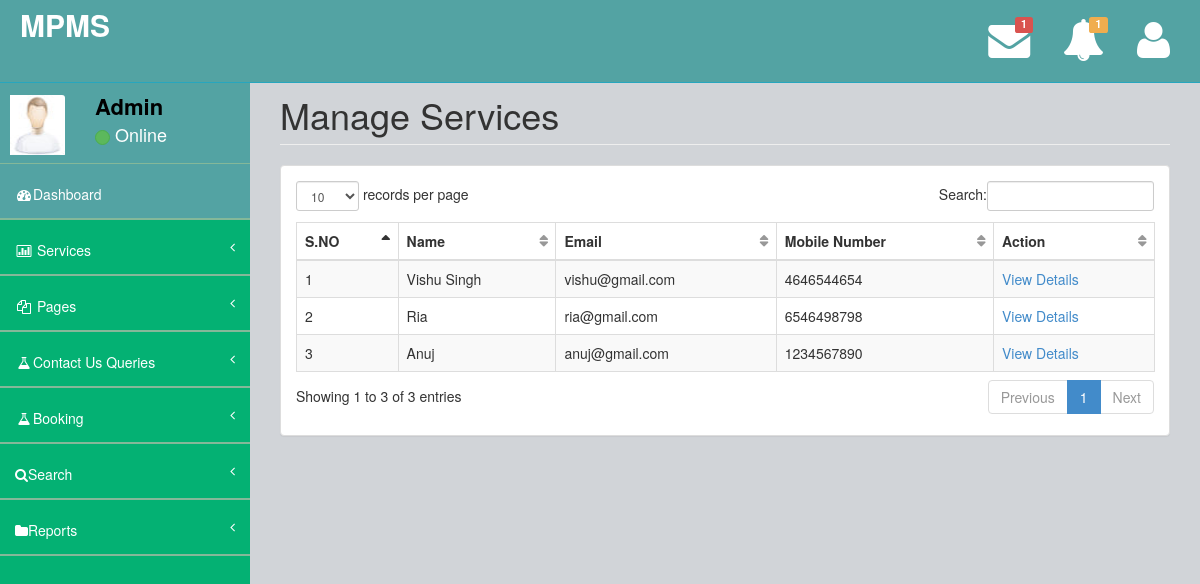
Screenshot of /mpms/admin/read-queries.php (signed in) with the database file from the repository.
### tables this page shows
CREATE TABLE `tblcontact` (
  `ID` int(10) NOT NULL,
  `Name` varchar(200) DEFAULT NULL,
  `Telephone` bigint(10) DEFAULT NULL,
  `Email` varchar(120) DEFAULT NULL,
  `Subject` mediumtext DEFAULT NULL,
  `Message` mediumtext DEFAULT NULL,
  `RequestDate` timestamp NULL DEFAULT current_timestamp(),
  `IsRead` int(5) DEFAULT NULL
);

### mpms/admin/read-queries.php (the view, shortened to what this page needs)
<?php
include('includes/dbconnection.php');
if (strlen($_SESSION['mpmsaid']==0)) {
  header('location:logout.php');
  } else{
  ?>
<!DOCTYPE html>
<html>
<head>
    <link href="assets/plugins/bootstrap/bootstrap.css" rel="stylesheet" />
    <link href="assets/font-awesome/css/font-awesome.css" rel="stylesheet" />
    <link href="assets/plugins/pace/pace-theme-big-counter.css" rel="stylesheet" />
  <link href="assets/css/style.css" rel="stylesheet" />
      <link href="assets/css/main-style.css" rel="stylesheet" />
    <link href="assets/plugins/dataTables/dataTables.bootstrap.css" rel="stylesheet" />
</head>
<body>
    <div id="wrapper">
       <?php include_once('includes/header.php');?>
        <?php include_once('includes/sidebar.php');?>
        <div id="page-wrapper">
            <div class="row">
                <div class="col-lg-12">
                    <h1 class="page-header">Manage Services</h1>
                </div>
            </div>
            <div class="row">
                <div class="col-lg-12">
                    <div class="panel panel-default">
                        <div class="panel-body">
                            <div class="table-responsive">
                                <table class="table table-striped table-bordered table-hover" id="dataTables-example">
                                    <thead>
                                        <tr>
                                            <th>S.NO</th>
                                            <th>Name</th>
                                            <th>Email</th>
                                            <th>Mobile Number</th>
                                            <th>Action</th>
                                        </tr>
                                    </thead>
                                    <tbody>
                                        <?php
$sql="SELECT * from tblcontact  where IsRead='1'";
$query = $dbh -> prepare($sql);
$query->execute();
$results=$query->fetchAll(PDO::FETCH_OBJ);
$cnt=1;
if($query->rowCount() > 0)
{
foreach($results as $row)
{               ?>
                                       <tr>
                  <td><?php echo htmlentities($cnt);?></td>
            <td><?php  echo htmlentities($row->Name);?></td>
                  <td><?php  echo htmlentities($row->Email);?></td>
                  <td><?php  echo htmlentities($row->Telephone);?></td>
                  <td><a href="view-queries.php?viewid=<?php echo htmlentities ($row->ID);?>">View Details</a></td>
                </tr>
               <?php $cnt=$cnt+1;}} ?>
                                    </tbody>
                                </table>
                            </div>
                        </div>
                    </div>
                </div>
            </div>
        </div>
    </div>
</body>
</html>
<?php }  ?>

### mpms/admin/includes/sidebar.php (shortened to what this page needs)
<?php
include('includes/dbconnection.php');
?>
        <nav class="navbar-default navbar-static-side" role="navigation">
            <div class="sidebar-collapse">
                <ul class="nav" id="side-menu">
                    <li>
                        <div class="user-section">
                            <div class="user-section-inner">
                                <img src="assets/img/user.jpg" alt="">
                            </div>
                            <div class="user-info">
                                <?php
$aid=$_SESSION['mpmsaid'];
$sql="SELECT AdminName from  tbladmin where ID=:aid";
$query = $dbh -> prepare($sql);
$query->bindParam(':aid',$aid,PDO::PARAM_STR);
$query->execute();
$results=$query->fetchAll(PDO::FETCH_OBJ);
$cnt=1;
if($query->rowCount() > 0)
{
foreach($results as $row)
{               ?>
                                <div><strong><?php  echo $row->AdminName;?></strong></div>
                                <div class="user-text-online">
                                    <span class="user-circle-online btn btn-success btn-circle "></span>&nbsp;Online
                                </div>
                            </div>
                            <?php $cnt=$cnt+1;}} ?>
                        </div>
                    </li>
                    <li class="selected">
                        <a href="dashboard.php"><i class="fa fa-dashboard fa-fw"></i>Dashboard</a>
                    </li>
                    <li>
                        <a href="#"><i class="fa fa-bar-chart-o fa-fw"></i> Services<span class="fa arrow"></span></a>
                    </li>
                    <li>
                        <a href="#"><i class="fa fa-files-o fa-fw"></i> Pages<span class="fa arrow"></span></a>
                    </li>
                     <li>
                        <a href="#"><i class="fa fa-flask fa-fw"></i>Contact Us Queries<span class="fa arrow"></span></a>
                    </li>
                     <li>
                        <a href="#"><i class="fa fa-flask fa-fw"></i>Booking<span class="fa arrow"></span></a>
                    </li>
                    <li>
                        <a href="search-booking.php"><i class="fa fa-search"></i>Search<span class="fa arrow"></span></a>
                        </li>
                         <li>
                        <a href="#"><i class="fa fa-folder"></i>Reports<span class="fa arrow"></span></a>
                    </li>
                </ul>
            </div>
        </nav>

### mpms/admin/assets/css/style.css (style rules this page uses)
body { background-color: #f8f8f8; }
#wrapper { width: 100%; margin-top: 55px!important; background-color:#04B173; }
#page-wrapper { padding: 0 15px; min-height: 568px; background-color:rgb(209, 212, 216); }
.navbar-static-side ul li { border-bottom:1px solid #84B899 !important; }
.arrow { float: right; }
.fa.arrow:before { content: "\f104"; }
@media (min-width:768px) { .navbar-static-side { z-index: 1; position: absolute; width: 250px; } }
table.dataTable thead .sorting, table.dataTable thead .sorting_asc:after, table.dataTable thead .sorting_desc, table.dataTable thead .sorting_asc_disabled, table.dataTable thead .sorting_desc_disabled { background: transparent; }
table.dataTable thead .sorting_asc:after { content: "\f0de"; float: right; font-family: fontawesome; }
table.dataTable thead .sorting:after { content: "\f0dc"; float: right; font-family: fontawesome; color: rgba(50,50,50,.5); }
.btn-circle { width: 30px; height: 30px; padding: 6px 0; border-radius: 15px; text-align: center; font-size: 12px; line-height: 1.428571429; }

### mpms/admin/assets/css/main-style.css (style rules this page uses)
.user-section-inner { height: 65px; width: 65px; -moz-border-radius: 3px; -webkit-border-radius: 3px; border-radius: 3px; overflow: hidden; display: inline-block; float: left; margin-right: 15px; margin-top: 20px; }
.user-section-inner img { margin-left:10px; width:55px; height:60px; }
.user-info { display: block; color:#000!important; display: inline-block; padding: 15px; margin-bottom: 0px }
.user-text-online { font-size:18px; color:#fff }
.user-circle-online { width: 15px!important; height: 15px!important; }
.nav > li > a { padding: 20px 15px; }
#side-menu { background-color:#04B173; }
#side-menu a { color:#fff; border-bottom: 1px solid #84B899 !important; height: 55px; }
.selected { background-color:rgb(83, 163, 163); }
.navbar-default { border-color: #27A6BE; }
@media (min-width:768px) { #page-wrapper { position: inherit; margin: 0 0 0 250px; padding: 0 30px; min-height: 1000px; } }

### rows the page displays
tblcontact: Name "Vishu Singh", Email "vishu@gmail.com", Telephone "4646544654"
tblcontact: Name "Ria", Email "ria@gmail.com", Telephone "6546498798"
tblcontact: Name "Anuj", Email "anuj@gmail.com", Telephone "1234567890"

### other values shown
$newmsg "1"
$newbooking "1"
$row->AdminName "Admin"
